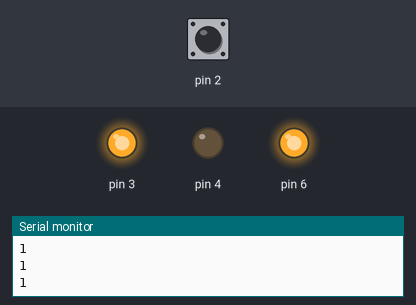
Bench run of a sketch on a simulated Arduino Uno, built with avr-gcc and run on an emulated ATmega328P. On the bench: output pins drawn as LEDs (lit = HIGH), the last lines printed to the serial monitor. Inputs (shaded band) come from the test bench; at power-on: pin 2 HIGH.

Above: at 2.0 s.
2.1 s: pin 2 pulled LOW for 0.75 s
At 2.9 s:
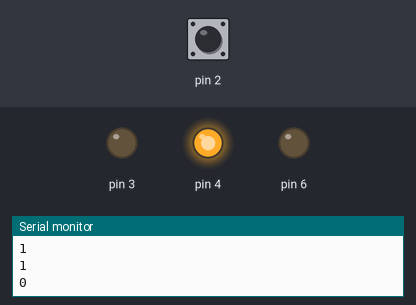
4.6 s: pin 2 pulled LOW for 3.2 s
At 8.5 s:
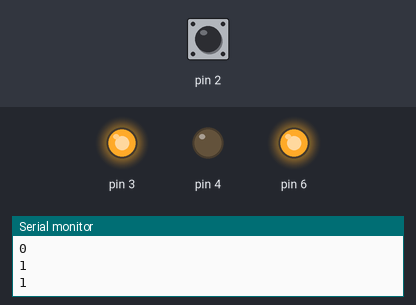
Timing chart, 0 to 10.0 s (numbered marks = the images above; inputs shaded):
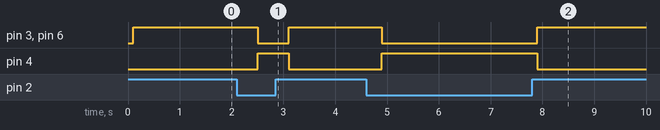

Measured:
- after the input at 2.1 s, pin 3, pin 6: HIGH → LOW after 0.40 s, → HIGH 0.60 s later; pin 4: LOW → HIGH after 0.40 s, → LOW 0.60 s later
- after the input at 4.6 s, pin 3, pin 6: HIGH → LOW after 0.30 s, → HIGH 3.0 s later; pin 4: LOW → HIGH after 0.30 s, → LOW 3.0 s later

The sketch:

laser_security_system.ino
```cpp
void setup(){
  pinMode(2,INPUT_PULLUP);
  pinMode(3, OUTPUT);
  pinMode(4, OUTPUT);
  pinMode(6, OUTPUT);
  Serial.begin(9600);
}

void loop(){
  int m = digitalRead(2);
  Serial.println(m);
  delay(100);
  if(m==1){
    digitalWrite(3, HIGH);
    digitalWrite(4, LOW);
    digitalWrite(6, HIGH);
    delay(500);
  }
  else{
    digitalWrite(3, LOW);
    digitalWrite(4, HIGH);
    digitalWrite(6, LOW);
    delay(500);
  }
}
```
